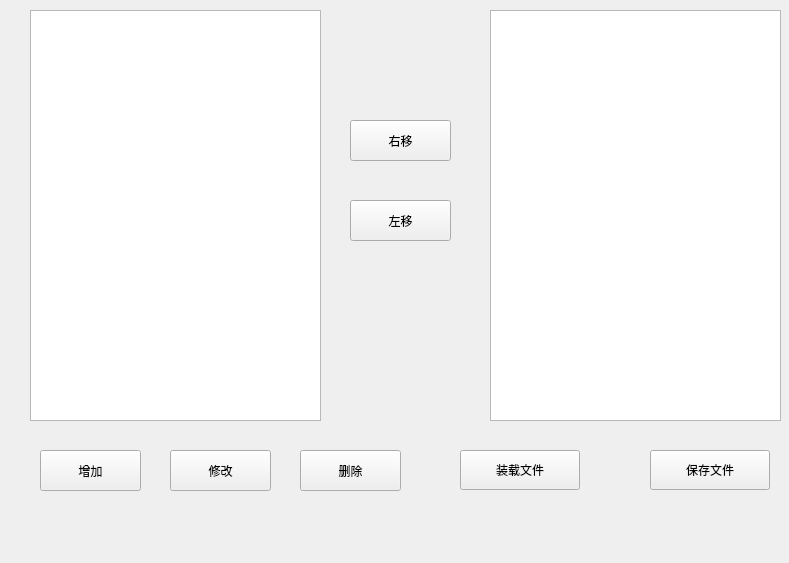
<?xml version="1.0" encoding="UTF-8"?>
<ui version="4.0">
 <class>Form</class>
 <widget class="QWidget" name="Form">
  <property name="geometry">
   <rect>
    <x>0</x>
    <y>0</y>
    <width>789</width>
    <height>563</height>
   </rect>
  </property>
  <property name="windowTitle">
   <string>Form</string>
  </property>
  <widget class="QPushButton" name="pushButton_5">
   <property name="geometry">
    <rect>
     <x>40</x>
     <y>450</y>
     <width>101</width>
     <height>41</height>
    </rect>
   </property>
   <property name="text">
    <string>增加</string>
   </property>
  </widget>
  <widget class="QPushButton" name="pushButton">
   <property name="geometry">
    <rect>
     <x>350</x>
     <y>120</y>
     <width>101</width>
     <height>41</height>
    </rect>
   </property>
   <property name="text">
    <string>右移</string>
   </property>
  </widget>
  <widget class="QPushButton" name="pushButton_7">
   <property name="geometry">
    <rect>
     <x>300</x>
     <y>450</y>
     <width>101</width>
     <height>41</height>
    </rect>
   </property>
   <property name="text">
    <string>删除</string>
   </property>
  </widget>
  <widget class="QPushButton" name="pushButton_6">
   <property name="geometry">
    <rect>
     <x>170</x>
     <y>450</y>
     <width>101</width>
     <height>41</height>
    </rect>
   </property>
   <property name="text">
    <string>修改</string>
   </property>
  </widget>
  <widget class="QListWidget" name="listWidget1">
   <property name="geometry">
    <rect>
     <x>30</x>
     <y>10</y>
     <width>291</width>
     <height>411</height>
    </rect>
   </property>
  </widget>
  <widget class="QPushButton" name="pushButton_4">
   <property name="geometry">
    <rect>
     <x>800</x>
     <y>130</y>
     <width>101</width>
     <height>41</height>
    </rect>
   </property>
   <property name="text">
    <string>下移</string>
   </property>
  </widget>
  <widget class="QPushButton" name="pushButton_8">
   <property name="geometry">
    <rect>
     <x>460</x>
     <y>450</y>
     <width>120</width>
     <height>40</height>
    </rect>
   </property>
   <property name="font">
    <font>
     <family>微软雅黑</family>
     <italic>false</italic>
     <bold>false</bold>
    </font>
   </property>
   <property name="text">
    <string>装载文件</string>
   </property>
  </widget>
  <widget class="QPushButton" name="pushButton_2">
   <property name="geometry">
    <rect>
     <x>350</x>
     <y>200</y>
     <width>101</width>
     <height>41</height>
    </rect>
   </property>
   <property name="text">
    <string>左移</string>
   </property>
  </widget>
  <widget class="QPushButton" name="pushButton_9">
   <property name="geometry">
    <rect>
     <x>650</x>
     <y>450</y>
     <width>120</width>
     <height>40</height>
    </rect>
   </property>
   <property name="text">
    <string>保存文件</string>
   </property>
  </widget>
  <widget class="QPushButton" name="pushButton_3">
   <property name="geometry">
    <rect>
     <x>800</x>
     <y>200</y>
     <width>101</width>
     <height>41</height>
    </rect>
   </property>
   <property name="text">
    <string>上移</string>
   </property>
  </widget>
  <widget class="QListWidget" name="listWidget2">
   <property name="geometry">
    <rect>
     <x>490</x>
     <y>10</y>
     <width>291</width>
     <height>411</height>
    </rect>
   </property>
  </widget>
 </widget>
 <resources/>
 <connections/>
</ui>
